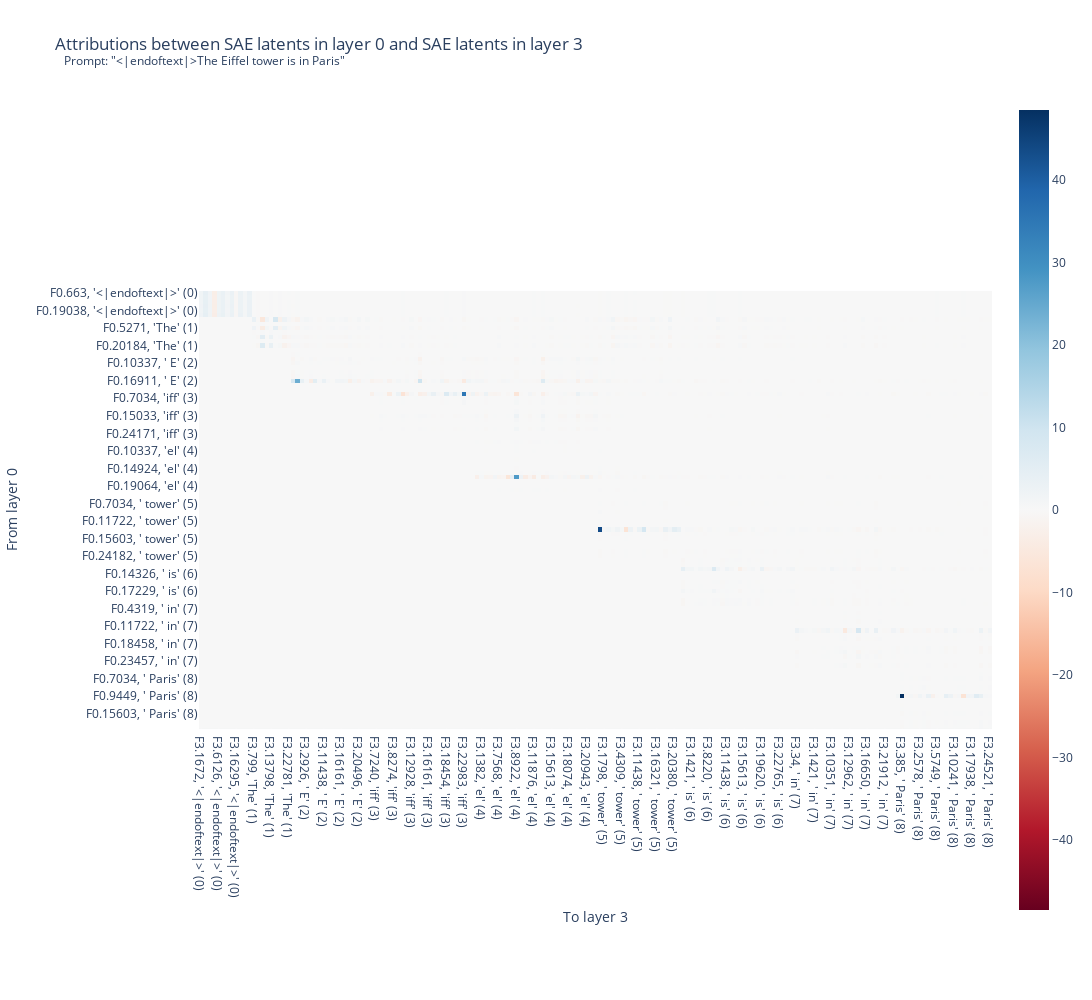

This figure's notebook cell:
### Code cell
### LATENT2LATENT PLOT ###
prompt = "The Eiffel tower is in Paris"
tokens = gpt2.to_tokens(prompt)
str_toks = gpt2.to_str_tokens(prompt)
layer_from = 0
layer_to = 3

# Get latent-to-latent gradients
t.cuda.empty_cache()
t.set_grad_enabled(True)
(
    latent_latent_gradients,
    latent_acts_prev,
    latent_acts_next,
    latent_latent_attributions,
) = latent_to_latent_gradients(tokens, gpt2_saes[layer_from], gpt2_saes[layer_to], gpt2)
t.set_grad_enabled(False) 

px.imshow(
    to_numpy(latent_latent_attributions.T),
    color_continuous_midpoint=0.0,
    color_continuous_scale="RdBu",
    x=[
        f"F{layer_to}.{latent}, {str_toks[seq]!r} ({seq})"
        for (_, seq, latent) in latent_acts_next.indices
    ],
    y=[
        f"F{layer_from}.{latent}, {str_toks[seq]!r} ({seq})"
        for (_, seq, latent) in latent_acts_prev.indices
    ],
    labels={"x": f"To layer {layer_to}", "y": f"From layer {layer_from}"},
    title=f'Attributions between SAE latents in layer {layer_from} and SAE latents in layer {layer_to}<br><sup>   Prompt: "{"".join(str_toks)}"</sup>',
    width=1600,
    height=1000,
).show()

### Figure 1 — Plotly figure (JSON) as saved in the notebook; plotly's stock layout.template omitted (floating-point values rounded to 4 significant figures; data arrays with more than 128 entries replaced by an {"elided": "..."} marker saying what was removed)
{"data": [{"coloraxis": "coloraxis", "hovertemplate": "To layer 3: %{x}<br>From layer 0: %{y}<br>color: %{z}<extra></extra>", "name": "0", "type": "heatmap", "x": {"elided": "181 str values"}, "xaxis": "x", "y": ["F0.663, '<|endoftext|>' (0)", "F0.14525, '<|endoftext|>' (0)", "F0.15967, '<|endoftext|>' (0)", "F0.16436, '<|endoftext|>' (0)", "F0.19038, '<|endoftext|>' (0)", "F0.24007, '<|endoftext|>' (0)", "F0.131, 'The' (1)", "F0.513, 'The' (1)", "F0.5271, 'The' (1)", "F0.10337, 'The' (1)", "F0.10920, 'The' (1)", "F0.14924, 'The' (1)", "F0.20184, 'The' (1)", "F0.23457, 'The' (1)", "F0.7034, ' E' (2)", "F0.7292, ' E' (2)", "F0.10337, ' E' (2)", "F0.11722, ' E' (2)", "F0.14924, ' E' (2)", "F0.15033, ' E' (2)", "F0.16911, ' E' (2)", "F0.20184, ' E' (2)", "F0.24182, ' E' (2)", "F0.2124, 'iff' (3)", "F0.7034, 'iff' (3)", "F0.10337, 'iff' (3)", "F0.11722, 'iff' (3)", "F0.14924, 'iff' (3)", "F0.15033, 'iff' (3)", "F0.16482, 'iff' (3)", "F0.20184, 'iff' (3)", "F0.20998, 'iff' (3)", "F0.24171, 'iff' (3)", "F0.3477, 'el' (4)", "F0.7034, 'el' (4)", "F0.7550, 'el' (4)", "F0.10337, 'el' (4)", "F0.11722, 'el' (4)", "F0.11916, 'el' (4)", "F0.11978, 'el' (4)", "F0.14924, 'el' (4)", "F0.15033, 'el' (4)", "F0.15216, 'el' (4)", "F0.15603, 'el' (4)", "F0.19064, 'el' (4)", "F0.20998, 'el' (4)", "F0.24182, 'el' (4)", "F0.4319, ' tower' (5)", "F0.7034, ' tower' (5)", "F0.7550, ' tower' (5)", "F0.10337, ' tower' (5)", "F0.11719, ' tower' (5)", "F0.11722, ' tower' (5)", "F0.11978, ' tower' (5)", "F0.12043, ' tower' (5)", "F0.15033, ' tower' (5)", "F0.15603, ' tower' (5)", "F0.16482, ' tower' (5)", "F0.16697, ' tower' (5)", "F0.20998, ' tower' (5)", "F0.24182, ' tower' (5)", "F0.7034, ' is' (6)", "F0.7550, ' is' (6)", "F0.7654, ' is' (6)", "F0.14326, ' is' (6)", "F0.14924, ' is' (6)", "F0.15033, ' is' (6)", "F0.15603, ' is' (6)", "F0.17229, ' is' (6)", "F0.19064, ' is' (6)", "F0.20998, ' is' (6)", "F0.24182, ' is' (6)", "F0.4319, ' in' (7)", "F0.7034, ' in' (7)", "F0.7413, ' in' (7)", "F0.7550, ' in' (7)", "F0.11722, ' in' (7)", "F0.11786, ' in' (7)", "F0.15033, ' in' (7)", "F0.15603, ' in' (7)", "F0.18458, ' in' (7)", "F0.19064, ' in' (7)", "F0.20998, ' in' (7)", "F0.23052, ' in' (7)", "F0.23457, ' in' (7)", "F0.24182, ' in' (7)", "F0.2867, ' Paris' (8)", "F0.4319, ' Paris' (8)", "F0.7034, ' Paris' (8)", "F0.7479, ' Paris' (8)", "F0.7550, ' Paris' (8)", "F0.7836, ' Paris' (8)", "F0.9449, ' Paris' (8)", "F0.11722, ' Paris' (8)", "F0.13953, ' Paris' (8)", "F0.14325, ' Paris' (8)", "F0.15603, ' Paris' (8)", "F0.18458, ' Paris' (8)", "F0.20998, ' Paris' (8)", "F0.24182, ' Paris' (8)"], "yaxis": "y", "z": {"elided": "100x181 float values"}}], "layout": {"coloraxis": {"cmid": 0, "colorscale": [[0, "rgb(103,0,31)"], [0.1, "rgb(178,24,43)"], [0.2, "rgb(214,96,77)"], [0.3, "rgb(244,165,130)"], [0.4, "rgb(253,219,199)"], [0.5, "rgb(247,247,247)"], [0.6, "rgb(209,229,240)"], [0.7, "rgb(146,197,222)"], [0.8, "rgb(67,147,195)"], [0.9, "rgb(33,102,172)"], [1, "rgb(5,48,97)"]]}, "height": 1000, "title": {"text": "Attributions between SAE latents in layer 0 and SAE latents in layer 3<br><sup>   Prompt: \"<|endoftext|>The Eiffel tower is in Paris\"</sup>"}, "width": 1600, "xaxis": {"anchor": "y", "constrain": "domain", "domain": [0, 1], "scaleanchor": "y", "title": {"text": "To layer 3"}}, "yaxis": {"anchor": "x", "autorange": "reversed", "constrain": "domain", "domain": [0, 1], "title": {"text": "From layer 0"}}}}
